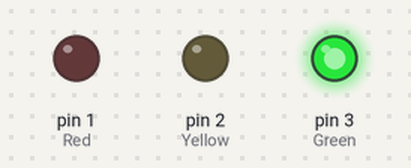
Recording of a sketch running on a simulated Arduino Uno, built with avr-gcc and run on an emulated ATmega328P. Shown: output pins drawn as LEDs (lit = HIGH).

Above: at 0.1 s.
At 9.1 s:
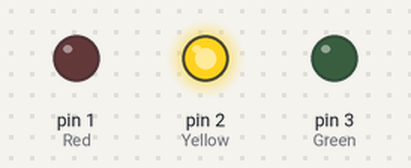
At 20.1 s:
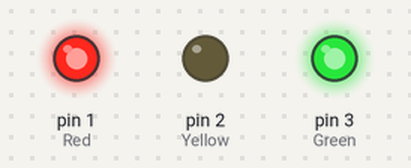
At 30.1 s:
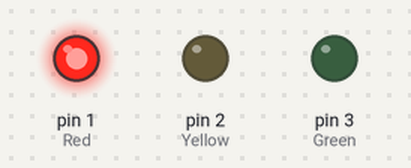
At 39.1 s:
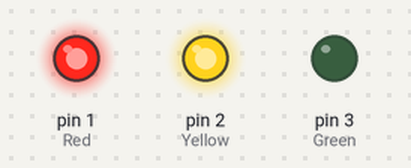
Timing chart, 0 to 40.0 s (numbered marks = the images above):
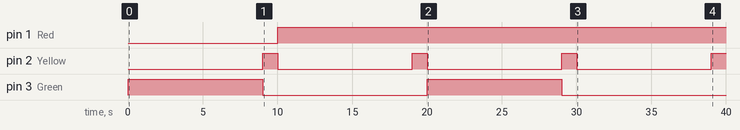

The sketch:

1st_attempt1.ino
```cpp
int Green=3;
int Yellow=2;
int Red=1;

void setup()
{
  pinMode(Green,OUTPUT);
  pinMode(Yellow,OUTPUT);
  pinMode(Red,OUTPUT);
}

void loop()
{
  digitalWrite(Green,HIGH);
  delay(9000);
  digitalWrite(Green,LOW);


  digitalWrite(Yellow,HIGH);
  delay(1000);
  digitalWrite(Yellow,LOW);

  digitalWrite(Red,HIGH);
  delay(9000);
  digitalWrite(Red,HIGH);


  digitalWrite(Yellow,HIGH);
  delay(1000);
  digitalWrite(Yellow,LOW);


}
```

Measured:
- by itself, pin 1 (Red): LOW → HIGH at 10.0 s
- by itself, pin 2 (Yellow): alternates HIGH for 1.0 s and LOW for 9.0 s
- by itself, pin 3 (Green): alternates HIGH for 9.0 s and LOW for 11.0 s
